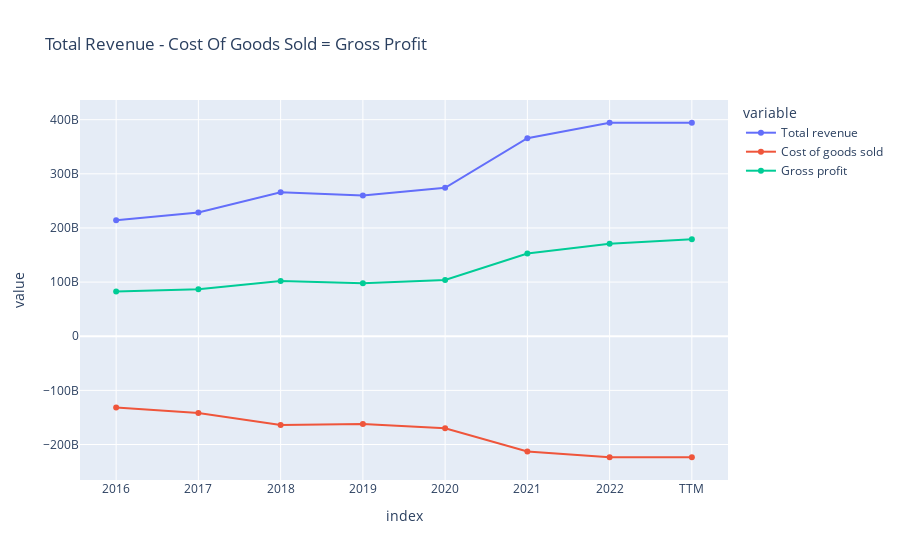
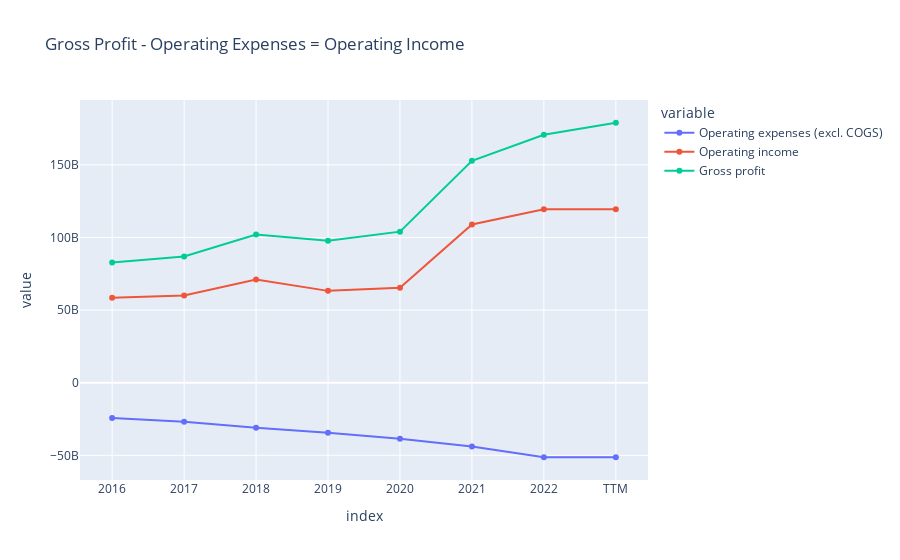
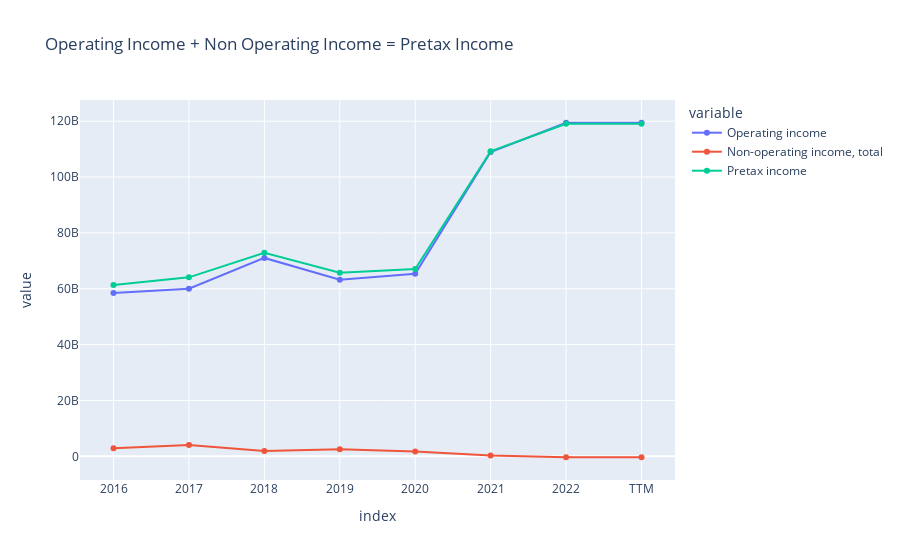
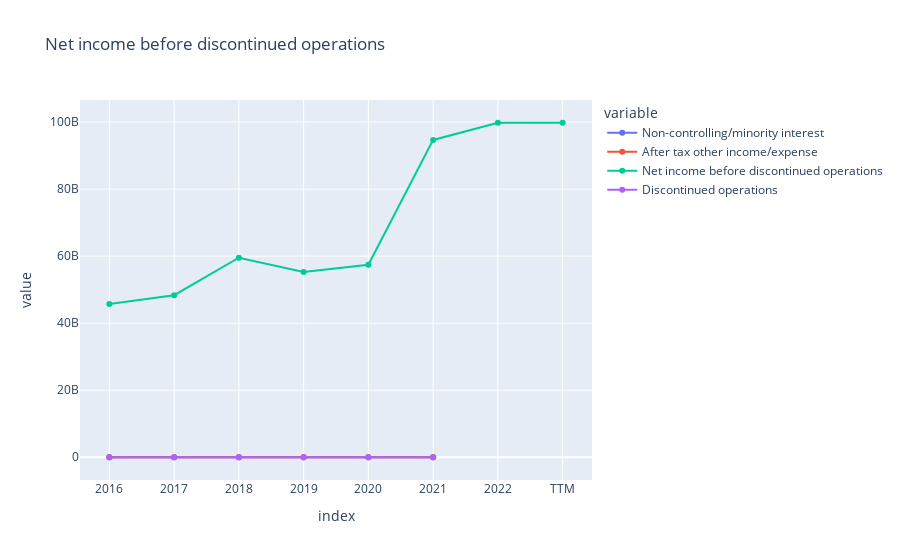

Write notebook code for charts like these, in order.
### Code cell
# income statement visuals
df_income_statement = run_scraper.income_statement.transpose()

fig_revenue = px.line(df_income_statement, x=df_income_statement.index, y=['Total revenue', 'Cost of goods sold', 'Gross profit'],
                      title='Total Revenue - Cost Of Goods Sold = Gross Profit', markers=True)
fig_revenue.show()

fig_operating_income = px.line(df_income_statement, x=df_income_statement.index, y=['Operating expenses (excl. COGS)', 'Operating income', 'Gross profit'],
                               title='Gross Profit - Operating Expenses = Operating Income', markers=True)
fig_operating_income.show()

fig_pretax_income = px.line(df_income_statement, x=df_income_statement.index, y=['Operating income', 'Non-operating income, total', 'Pretax income'],
                            title='Operating Income + Non Operating Income = Pretax Income', markers=True)
fig_pretax_income.show()

fig_discontinued_operations = px.line(df_income_statement, x=df_income_statement.index, y=['Non-controlling/minority interest', 'After tax other income/expense',
                                                                                           'Net income before discontinued operations', 'Discontinued operations', ],
                                      title='Net income before discontinued operations', markers=True)
fig_discontinued_operations.show()

fig_net_income = px.line(df_income_statement, x=df_income_statement.index, y=['Pretax income', 'Taxes', 'Net income'],
                         title='Pretax Income - Taxes = Net Income', markers=True)
fig_net_income.show()

fig_diluted_net_income = px.line(df_income_statement, x=df_income_statement.index, y=['Dilution adjustment', 'Preferred dividends', 'Diluted net income available to common stockholders'],
                                 title='Net Income + Dilution Adjustment - Preferred Dividents = Diluted Net Income', markers=True)
fig_diluted_net_income.show()

fig_eps = px.line(df_income_statement, x=df_income_statement.index, y=['Basic earnings per share (Basic EPS)', 'Diluted earnings per share (Diluted EPS)'],
                  title='Earnings Per Share', markers=True)
fig_eps.show()

fig_shares = px.line(df_income_statement, x=df_income_statement.index, y=['Average basic shares outstanding', 'Diluted shares outstanding'],
                     title='Shares Outstanding', markers=True)
fig_shares.show()

fig_ebit = px.line(df_income_statement, x=df_income_statement.index, y=['EBITDA', 'EBIT'],
                   title='EBIT/EBITDA', markers=True)
fig_ebit.show()

fig_operating_expenses = px.line(df_income_statement, x=df_income_statement.index, y=['Operating expenses (excl. COGS)', 'Cost of goods sold', 'Total operating expenses'],
                                 title='Operating Expenses + Cost of Goods Sold = Total Operating Expenses', markers=True)
fig_operating_expenses.show()

# Index(['Total revenue', 'Cost of goods sold', 'Deprecation and amortization',
#        'Depreciation', 'Amortization of intangibles',
#        'Amortization of deferred charges', 'Other cost of goods sold',
#        'Gross profit', 'Operating expenses (excl. COGS)',
#        'Selling/general/admin expenses, total', 'Research & development',
#        'Selling/general/admin expenses, other',
#        'Other operating expenses, total', 'Operating income',
#        'Non-operating income, total',
#        'Interest expense, net of interest capitalized',
#        'Interest expense on debt', 'Interest capitalized',
#        'Non-operating income, excl. interest expenses',
#        'Non-operating interest income', 'Pretax equity in earnings',
#        'Miscellaneous non-operating expense', 'Unusual income/expense',
#        'Impairments', 'Restructuring charge', 'Legal claim expense',
#        'Unrealized gain/loss', 'Other exceptional charges', 'Pretax income',
#        'Equity in earnings', 'Taxes', 'Income tax, current',
#        'Income tax, current - domestic', 'Income Tax, current - foreign',
#        'Income tax, deferred', 'Income tax, deferred - domestic',
#        'Income tax, deferred - foreign', 'Income Tax Credits',
#        'Non-controlling/minority interest', 'After tax other income/expense',
#        'Net income before discontinued operations', 'Discontinued operations',
#        'Net income', 'Dilution adjustment', 'Preferred dividends',
#        'Diluted net income available to common stockholders',
#        'Basic earnings per share (Basic EPS)',
#        'Diluted earnings per share (Diluted EPS)',
#        'Average basic shares outstanding', 'Diluted shares outstanding',
#        'EBITDA', 'EBIT', 'Total operating expenses'],
#       dtype='object')

### Figure 1 — Plotly figure (JSON) as saved in the notebook; plotly's stock layout.template omitted (floating-point values rounded to 4 significant figures)
{"data": [{"hovertemplate": "variable=Total revenue<br>index=%{x}<br>value=%{y}<extra></extra>", "legendgroup": "Total revenue", "line": {"color": "#636efa", "dash": "solid"}, "marker": {"symbol": "circle"}, "mode": "markers+lines", "name": "Total revenue", "orientation": "v", "showlegend": true, "type": "scatter", "x": ["2016", "2017", "2018", "2019", "2020", "2021", "2022", "TTM"], "xaxis": "x", "y": [214230000000, 228570000000, 265810000000, 260000000000.0, 274100000000.0, 365820000000, 394330000000, 394330000000], "yaxis": "y"}, {"hovertemplate": "variable=Cost of goods sold<br>index=%{x}<br>value=%{y}<extra></extra>", "legendgroup": "Cost of goods sold", "line": {"color": "#EF553B", "dash": "solid"}, "marker": {"symbol": "circle"}, "mode": "markers+lines", "name": "Cost of goods sold", "orientation": "v", "showlegend": true, "type": "scatter", "x": ["2016", "2017", "2018", "2019", "2020", "2021", "2022", "TTM"], "xaxis": "x", "y": [-131500000000.0, -141700000000, -163830000000, -162260000000, -170140000000, -212980000000, -223550000000, -223550000000], "yaxis": "y"}, {"hovertemplate": "variable=Gross profit<br>index=%{x}<br>value=%{y}<extra></extra>", "legendgroup": "Gross profit", "line": {"color": "#00cc96", "dash": "solid"}, "marker": {"symbol": "circle"}, "mode": "markers+lines", "name": "Gross profit", "orientation": "v", "showlegend": true, "type": "scatter", "x": ["2016", "2017", "2018", "2019", "2020", "2021", "2022", "TTM"], "xaxis": "x", "y": [82720000000, 86870000000, 101980000000, 97700000000, 104010000000, 152840000000, 170780000000, 179020000000], "yaxis": "y"}], "layout": {"legend": {"title": {"text": "variable"}, "tracegroupgap": 0}, "title": {"text": "Total Revenue - Cost Of Goods Sold = Gross Profit"}, "xaxis": {"anchor": "y", "domain": [0, 1], "title": {"text": "index"}}, "yaxis": {"anchor": "x", "domain": [0, 1], "title": {"text": "value"}}}}

### Figure 2 — Plotly figure (JSON) as saved in the notebook; plotly's stock layout.template omitted (floating-point values rounded to 4 significant figures)
{"data": [{"hovertemplate": "variable=Operating expenses (excl. COGS)<br>index=%{x}<br>value=%{y}<extra></extra>", "legendgroup": "Operating expenses (excl. COGS)", "line": {"color": "#636efa", "dash": "solid"}, "marker": {"symbol": "circle"}, "mode": "markers+lines", "name": "Operating expenses (excl. COGS)", "orientation": "v", "showlegend": true, "type": "scatter", "x": ["2016", "2017", "2018", "2019", "2020", "2021", "2022", "TTM"], "xaxis": "x", "y": [-24240000000, -26840000000, -30940000000, -34460000000, -38670000000, -43890000000, -51340000000, -51340000000], "yaxis": "y"}, {"hovertemplate": "variable=Operating income<br>index=%{x}<br>value=%{y}<extra></extra>", "legendgroup": "Operating income", "line": {"color": "#EF553B", "dash": "solid"}, "marker": {"symbol": "circle"}, "mode": "markers+lines", "name": "Operating income", "orientation": "v", "showlegend": true, "type": "scatter", "x": ["2016", "2017", "2018", "2019", "2020", "2021", "2022", "TTM"], "xaxis": "x", "y": [58480000000, 60030000000, 71040000000, 63240000000, 65340000000, 108950000000, 119440000000, 119440000000], "yaxis": "y"}, {"hovertemplate": "variable=Gross profit<br>index=%{x}<br>value=%{y}<extra></extra>", "legendgroup": "Gross profit", "line": {"color": "#00cc96", "dash": "solid"}, "marker": {"symbol": "circle"}, "mode": "markers+lines", "name": "Gross profit", "orientation": "v", "showlegend": true, "type": "scatter", "x": ["2016", "2017", "2018", "2019", "2020", "2021", "2022", "TTM"], "xaxis": "x", "y": [82720000000, 86870000000, 101980000000, 97700000000, 104010000000, 152840000000, 170780000000, 179020000000], "yaxis": "y"}], "layout": {"legend": {"title": {"text": "variable"}, "tracegroupgap": 0}, "title": {"text": "Gross Profit - Operating Expenses = Operating Income"}, "xaxis": {"anchor": "y", "domain": [0, 1], "title": {"text": "index"}}, "yaxis": {"anchor": "x", "domain": [0, 1], "title": {"text": "value"}}}}

### Figure 3 — Plotly figure (JSON) as saved in the notebook; plotly's stock layout.template omitted (floating-point values rounded to 4 significant figures)
{"data": [{"hovertemplate": "variable=Operating income<br>index=%{x}<br>value=%{y}<extra></extra>", "legendgroup": "Operating income", "line": {"color": "#636efa", "dash": "solid"}, "marker": {"symbol": "circle"}, "mode": "markers+lines", "name": "Operating income", "orientation": "v", "showlegend": true, "type": "scatter", "x": ["2016", "2017", "2018", "2019", "2020", "2021", "2022", "TTM"], "xaxis": "x", "y": [58480000000, 60030000000, 71040000000, 63240000000, 65340000000, 108950000000, 119440000000, 119440000000], "yaxis": "y"}, {"hovertemplate": "variable=Non-operating income, total<br>index=%{x}<br>value=%{y}<extra></extra>", "legendgroup": "Non-operating income, total", "line": {"color": "#EF553B", "dash": "solid"}, "marker": {"symbol": "circle"}, "mode": "markers+lines", "name": "Non-operating income, total", "orientation": "v", "showlegend": true, "type": "scatter", "x": ["2016", "2017", "2018", "2019", "2020", "2021", "2022", "TTM"], "xaxis": "x", "y": [2890000000, 4060000000.0, 1860000000, 2500000000, 1750000000, 258000000, -334000000, -302000000], "yaxis": "y"}, {"hovertemplate": "variable=Pretax income<br>index=%{x}<br>value=%{y}<extra></extra>", "legendgroup": "Pretax income", "line": {"color": "#00cc96", "dash": "solid"}, "marker": {"symbol": "circle"}, "mode": "markers+lines", "name": "Pretax income", "orientation": "v", "showlegend": true, "type": "scatter", "x": ["2016", "2017", "2018", "2019", "2020", "2021", "2022", "TTM"], "xaxis": "x", "y": [61370000000, 64090000000, 72900000000, 65740000000.0, 67090000000, 109210000000, 119100000000, 119100000000], "yaxis": "y"}], "layout": {"legend": {"title": {"text": "variable"}, "tracegroupgap": 0}, "title": {"text": "Operating Income + Non Operating Income = Pretax Income"}, "xaxis": {"anchor": "y", "domain": [0, 1], "title": {"text": "index"}}, "yaxis": {"anchor": "x", "domain": [0, 1], "title": {"text": "value"}}}}

### Figure 4 — Plotly figure (JSON) as saved in the notebook; plotly's stock layout.template omitted (floating-point values rounded to 4 significant figures)
{"data": [{"hovertemplate": "variable=Non-controlling/minority interest<br>index=%{x}<br>value=%{y}<extra></extra>", "legendgroup": "Non-controlling/minority interest", "line": {"color": "#636efa", "dash": "solid"}, "marker": {"symbol": "circle"}, "mode": "markers+lines", "name": "Non-controlling/minority interest", "orientation": "v", "showlegend": true, "type": "scatter", "x": ["2016", "2017", "2018", "2019", "2020", "2021", "2022", "TTM"], "xaxis": "x", "y": [0, 0, 0, 0, 0, 0, null, null], "yaxis": "y"}, {"hovertemplate": "variable=After tax other income/expense<br>index=%{x}<br>value=%{y}<extra></extra>", "legendgroup": "After tax other income/expense", "line": {"color": "#EF553B", "dash": "solid"}, "marker": {"symbol": "circle"}, "mode": "markers+lines", "name": "After tax other income/expense", "orientation": "v", "showlegend": true, "type": "scatter", "x": ["2016", "2017", "2018", "2019", "2020", "2021", "2022", "TTM"], "xaxis": "x", "y": [0, 0, 0, 0, 0, 0, null, null], "yaxis": "y"}, {"hovertemplate": "variable=Net income before discontinued operations<br>index=%{x}<br>value=%{y}<extra></extra>", "legendgroup": "Net income before discontinued operations", "line": {"color": "#00cc96", "dash": "solid"}, "marker": {"symbol": "circle"}, "mode": "markers+lines", "name": "Net income before discontinued operations", "orientation": "v", "showlegend": true, "type": "scatter", "x": ["2016", "2017", "2018", "2019", "2020", "2021", "2022", "TTM"], "xaxis": "x", "y": [45690000000, 48350000000, 59530000000, 55260000000, 57410000000, 94680000000, 99800000000, 99800000000], "yaxis": "y"}, {"hovertemplate": "variable=Discontinued operations<br>index=%{x}<br>value=%{y}<extra></extra>", "legendgroup": "Discontinued operations", "line": {"color": "#ab63fa", "dash": "solid"}, "marker": {"symbol": "circle"}, "mode": "markers+lines", "name": "Discontinued operations", "orientation": "v", "showlegend": true, "type": "scatter", "x": ["2016", "2017", "2018", "2019", "2020", "2021", "2022", "TTM"], "xaxis": "x", "y": [0, 0, 0, 0, 0, 0, null, null], "yaxis": "y"}], "layout": {"legend": {"title": {"text": "variable"}, "tracegroupgap": 0}, "title": {"text": "Net income before discontinued operations"}, "xaxis": {"anchor": "y", "domain": [0, 1], "title": {"text": "index"}}, "yaxis": {"anchor": "x", "domain": [0, 1], "title": {"text": "value"}}}}
